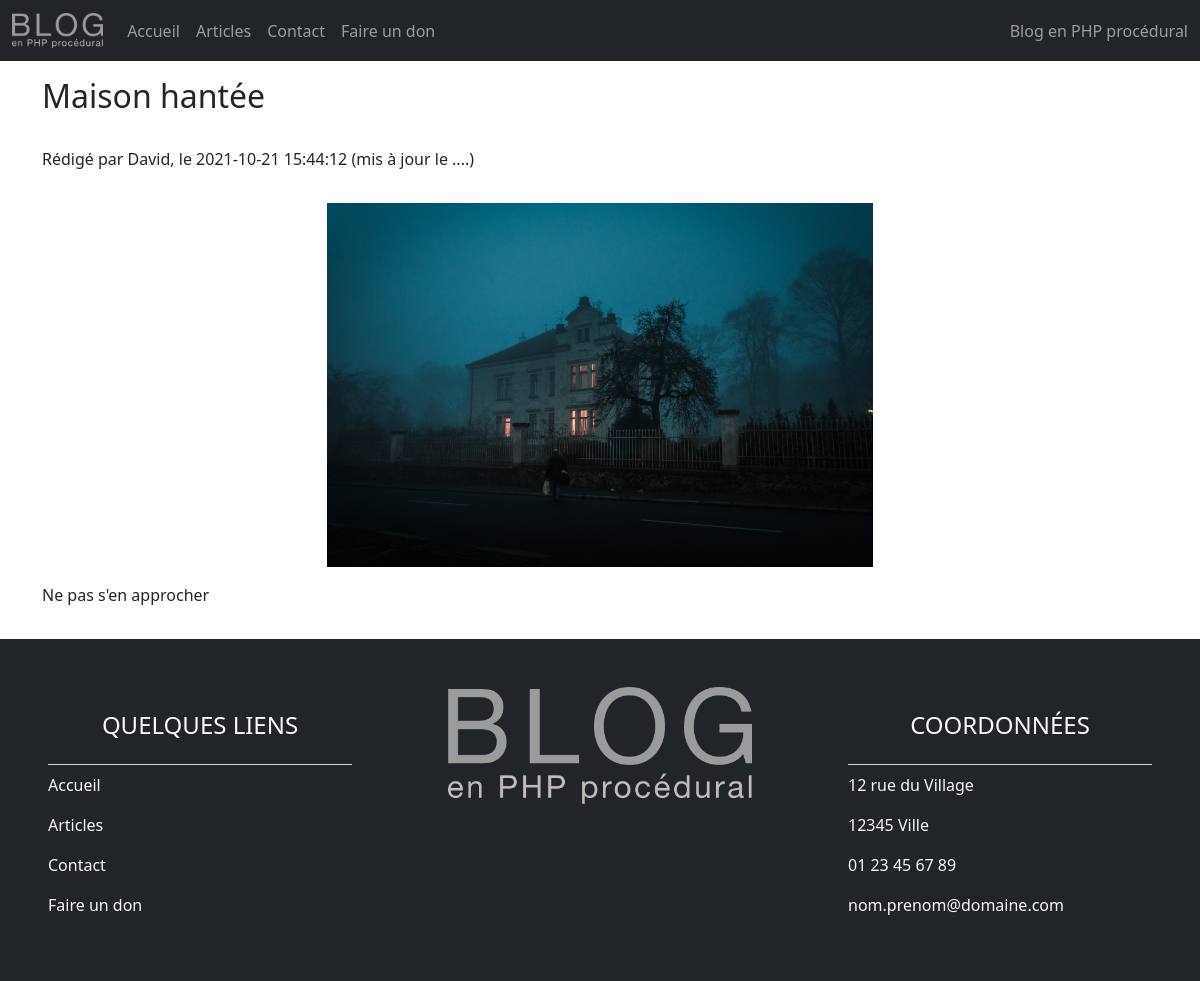
The page /index.php?page=post&article=17 on the database its author committed.
### tables this page shows
CREATE TABLE `post` (
  `id` int(11) NOT NULL,
  `title` varchar(100) NOT NULL,
  `content` text NOT NULL,
  `img` varchar(20) NOT NULL,
  `alt` varchar(100) NOT NULL,
  `author` varchar(45) NOT NULL,
  `created_at` datetime NOT NULL,
  `updated_at` datetime DEFAULT NULL,
  `published` tinyint(1) DEFAULT NULL
);

### views/post.php (the view)
<?php
    $id = (int)$_GET['article'];
    $req = $db->query('SELECT * FROM post WHERE id=' . $id);
    $post = $req->fetch();
?>
<div class="container my-3">
    <div class="row">
        <div class="col-12">
            <h1><?= $post['title'] ?></h1>
            <p>Rédigé par <?= $post['author'] ?>, le <?= $post['created_at'] ?> (mis à jour le ....)</p>
        </div>
        <div class="col-sm-12 col-md-8 offset-md-2 col-lg-6 offset-lg-3 my-3">
            <img src="assets/img/posts/<?= $post['img'] ?>" alt="<?= $post['alt'] ?>" class="w-100">
        </div>
        <div class="col-12">
            <p><?= $post['content'] ?></p>
        </div>
    </div>
</div>

### assets/css/style.css (style rules this page uses)
* { margin: 0; padding: 0; list-style-type: none; text-decoration: none; }
* { font-weight: lighter; }
h1 { font-size: 2em; font-weight: 300; margin-bottom: 1em; }
p { text-align: justify; }

### rows shown on the page
post: title "Maison hantée", author "David", created_at "2021-10-21 15:44:12", img (picture), content "Ne pas s'en approcher"
